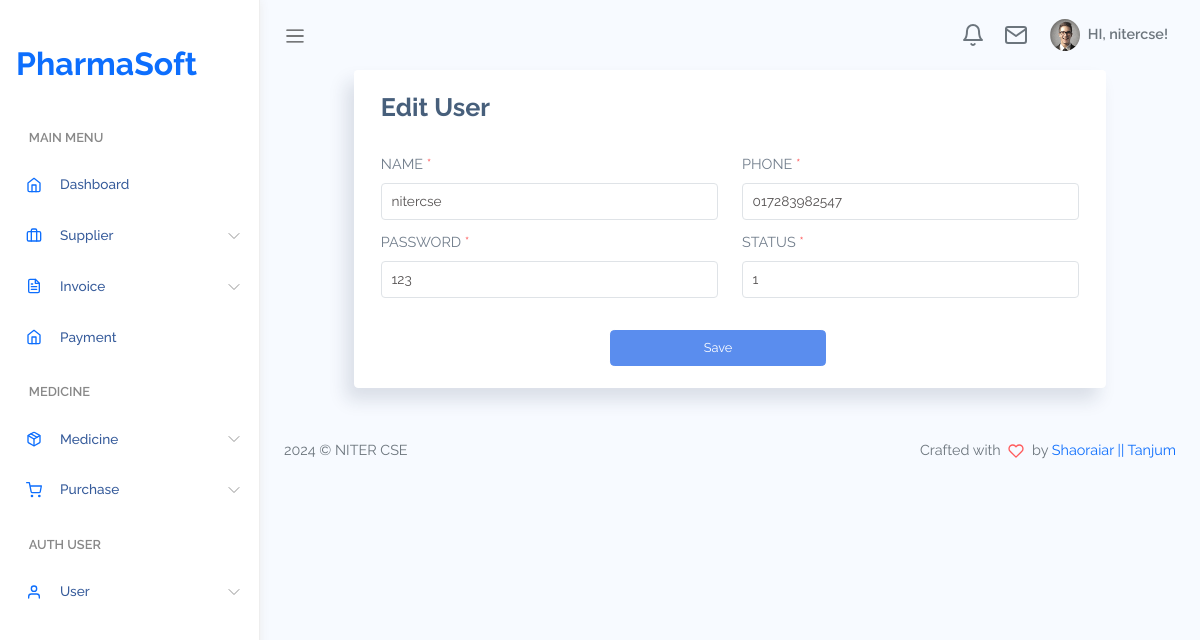
Before: /user/edit/5 (signed in) with the older database file.
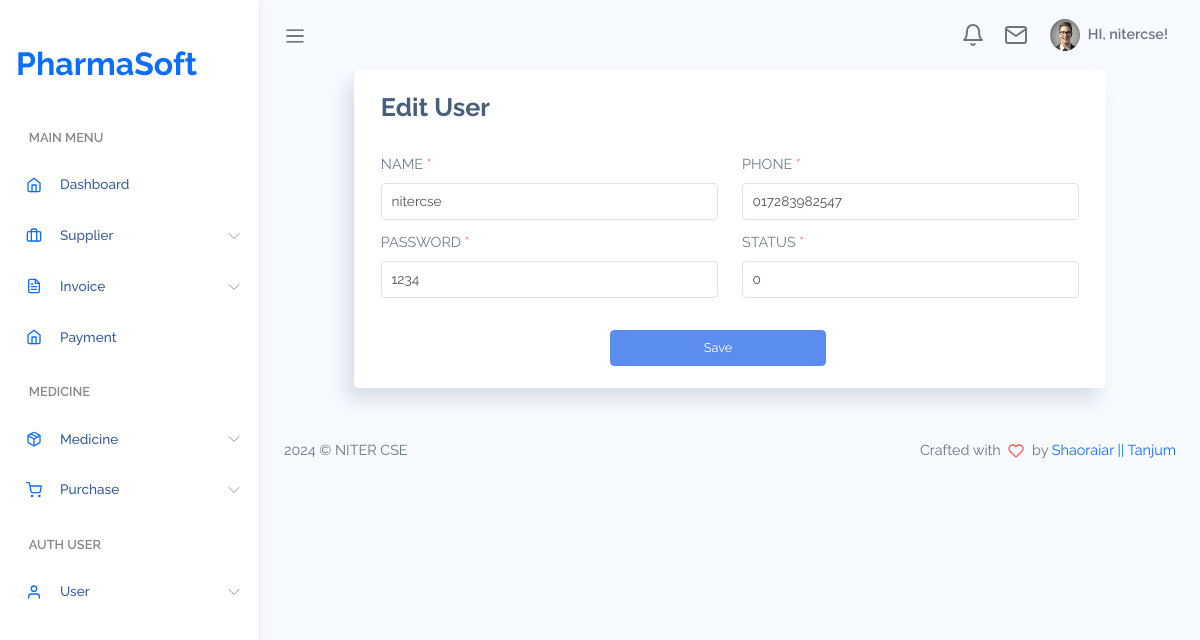
After: the same page with the newer database file.
### apps/user/models.py (models this page shows, shortened)
class User(AbstractBaseUser, BaseModel):
    class UserVerification(models.TextChoices):
        YES = 'yes'
        NO = 'no'
    username = models.CharField(max_length=255, unique=True)
    first_name = models.CharField(max_length=255, blank=True, null=True)
    last_name = models.CharField(max_length=255, blank=True, null=True)
    email = models.EmailField(max_length=255, unique=True)
    password = models.CharField(max_length=255)
    phone_no = models.CharField(max_length=50, blank=True, null=True)
    user_role = models.ForeignKey(Role, on_delete=models.CASCADE, blank=True, null=True)
    user_verification = models.CharField(max_length=8, choices=UserVerification.choices, default=UserVerification.NO)
    address = models.CharField(max_length=255, blank=True, null=True)
    city = models.CharField(max_length=255, blank=True, null=True)
    country = models.CharField(max_length=25, blank=True, null=True)
    zip_code = models.CharField(max_length=8, blank=True, null=True)
    status = models.CharField(max_length=8, default='1')
    created_at = models.DateTimeField(auto_now_add=True, blank=True, null=True)
    created_by = models.IntegerField(default=0, blank=True, null=True)
    updated_at = models.DateTimeField(auto_now=True, blank=True, null=True)
    updated_by = models.IntegerField(default=0, blank=True, null=True)
    USERNAME_FIELD = 'email'
    REQUIRED_FIELDS = ['username']
    class Meta:
        db_table = "user"
    objects = UserManager()

### apps/user/views.py (the view)
# urls.py: path('edit/<int:id>', user_edit, name='user_edit'),
def user_edit(request, id=None):
    context = {}
    user = get_object_or_404(User, id=id) if id else None
    if request.method == 'POST':
        form = UserEditForm(request.POST, instance=user)
        if form.is_valid():
            print('edit : ', form.cleaned_data)
            form.save()
            messages.success(request, f'User "{user.name}" has been edit successfully.')
            return redirect('user_list')
    else:
        form = UserEditForm(instance=user)
    context['form'] = form
    context['user'] = user
    context['user_data'] = User.objects.all()
    return render(request, 'backend/system/user/edit.html', context)

### apps/user/forms.py (shortened to what this page needs)
class UserEditForm(forms.ModelForm):
    username = forms.CharField(required=False)
    phone_no = forms.CharField(required=False)
    password = forms.CharField(required=False)
    status = forms.CharField(required=False)
    class Meta:
        model = User
        fields = ['username', 'password', 'phone_no', 'status']

### system/config.py (called while the page is built)
    @staticmethod
    def no_auth_url_list():
        no_auth_url_list = []
        from django.conf import settings
        return settings.NO_AUTH

### system/context_processor.py (called while the page is built)
def global_context_processor(request):
    user_id = request.user.id if request.user.is_authenticated else None
    user_role = request.user.user_role if request.user.is_authenticated else None
    user_role_slug = user_role.slug if user_role else None
    print('user_role_slug : ', user_role_slug)
    context = {
        'menu_items': prepare_menu_item() ,
    }
    context['user_id'] = user_id
    context['user_role_slug'] = user_role_slug
    return context

### templates/backend/system/user/edit.html (shortened to what this page needs)
{% extends 'backend/dashboard/main.html' %}
{% load static %}
{% block content %}
<div class="container-fluid">
    <div class="row justify-content-center">
        <div class="col-md-10">
            <form action="" method="post" id="user_form">
                <div class="card">
                    <div class="card-header">
                        <h3 class="font-weight-bold">Edit User</h3>
                    </div>
                    <div class="card-body">
                        <div class="row">
                            <div class="form-group col-md-6">
                                <div class="form-label text-uppercase">Name <span class="text-danger">*</span></div>
                                <input type="text" name="username" class="form-control required" placeholder="" value="{{ form.username.value }}">
                            </div>
                            <div class="form-group col-md-6">
                                <div class="form-label text-uppercase">Phone <span class="text-danger">*</span></div>
                                <input type="text" name="phone_no" class="form-control required" placeholder="" value="{{ form.phone_no.value }}">
                            </div>
                            <div class="form-group col-md-6">
                                <div class="form-label text-uppercase">Password <span class="text-danger">*</span></div>
                                <input type="text" name="password" class="form-control required" placeholder="" value="{{ form.password.value }}">
                            </div>
                            <div class="form-group col-md-6">
                                <div class="form-label text-uppercase">Status <span class="text-danger">*</span></div>
                                <input type="text" name="status" class="form-control required" placeholder="" value="{{ form.status.value }}">
                            </div>
                            <div class="form-group col-md-4 mb-0 mt-3"></div>
                            <button class="btn btn-sm btn-primary" type="submit" style="width: 30%; margin-top: 20px;">Save</button>
                        </div>
                    </div>
                </div>
            </form>
        </div>
    </div>
</div>
{% endblock content %}

### templates/backend/dashboard/navbar/navbar.html (shortened to what this page needs)
{% load static %}
<nav class="navbar navbar-header navbar-expand navbar-light">
    <a class="sidebar-toggler" href="#"><span class="navbar-toggler-icon"></span></a>
    <div class="collapse navbar-collapse" id="navbarSupportedContent">
        <ul class="navbar-nav d-flex align-items-center navbar-light ml-auto">
            <li class="dropdown nav-icon">
                <a href="#" data-toggle="dropdown" class="nav-link  dropdown-toggle nav-link-lg nav-link-user">
                    <div class="d-lg-inline-block">
                        <i data-feather="bell"></i>
                    </div>
                </a>
            </li>
            <li class="dropdown nav-icon mr-2">
                <a href="#" data-toggle="dropdown" class="nav-link  dropdown-toggle nav-link-lg nav-link-user">
                    <div class="d-lg-inline-block">
                        <i data-feather="mail"></i>
                    </div>
                </a>
            </li>
            <li class="dropdown">
                <a href="#" data-toggle="dropdown" class="nav-link dropdown-toggle nav-link-lg nav-link-user">
                    <div class="avatar mr-1">
                        <img src="{% static 'assets/images/avatar/avatar-s-1.png' %}" alt="" srcset="">
                    </div>
                    <div class="d-none d-md-block d-lg-inline-block">
                        HI,
                        {% if user.is_authenticated %}
                        {{ user.username }}!
                        {% else %}
                        Unknown User!
                        {% endif %}
                    </div>
                </a>
            </li>
        </ul>
    </div>
</nav>

Changed rows visible on the page:
changed User "nitercse": password "123" → "1234"
Other visible differences:
form field status: "1" → "0"
